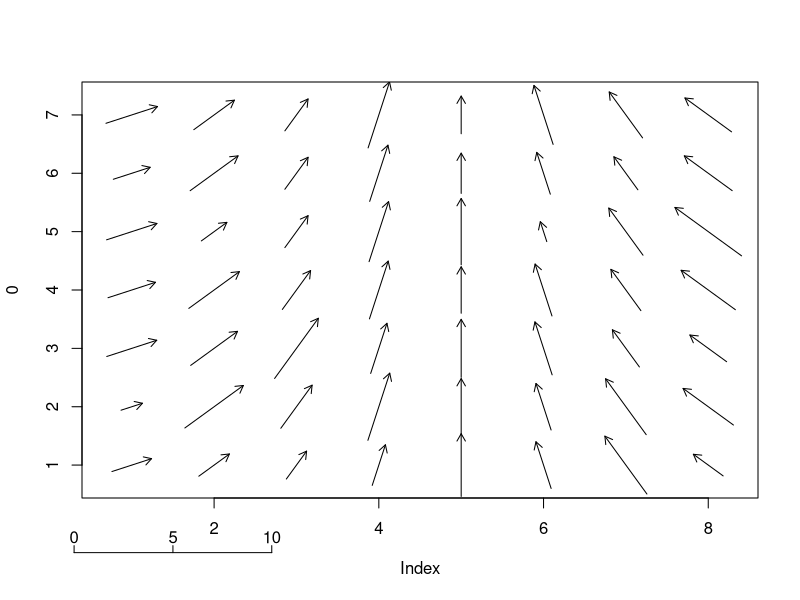

Generate this figure with R:
library(plotrix)


### Name: lengthKey
### Title: Key for interpreting lengths in a plot
### Aliases: lengthKey
### Keywords: misc

### ** Examples

 # manufacture a matrix of orientations in radians
 o<-matrix(rep(pi*seq(0.1,0.8,by=0.1),7),ncol=8,byrow=TRUE)
 m<-matrix(rnorm(56)+4,ncol=8,byrow=TRUE)
 # get an empty plot of approximately 1:1 aspect ratio
 plot(0,xlim=c(0.7,8.3),ylim=c(0.7,7.3),type="n")
 vectorField(o,m,vecspec="rad")
 # the scaling usually has to be worked out by trial and error
 lengthKey(0.3,-0.5,c(0,5,10),0.24)
